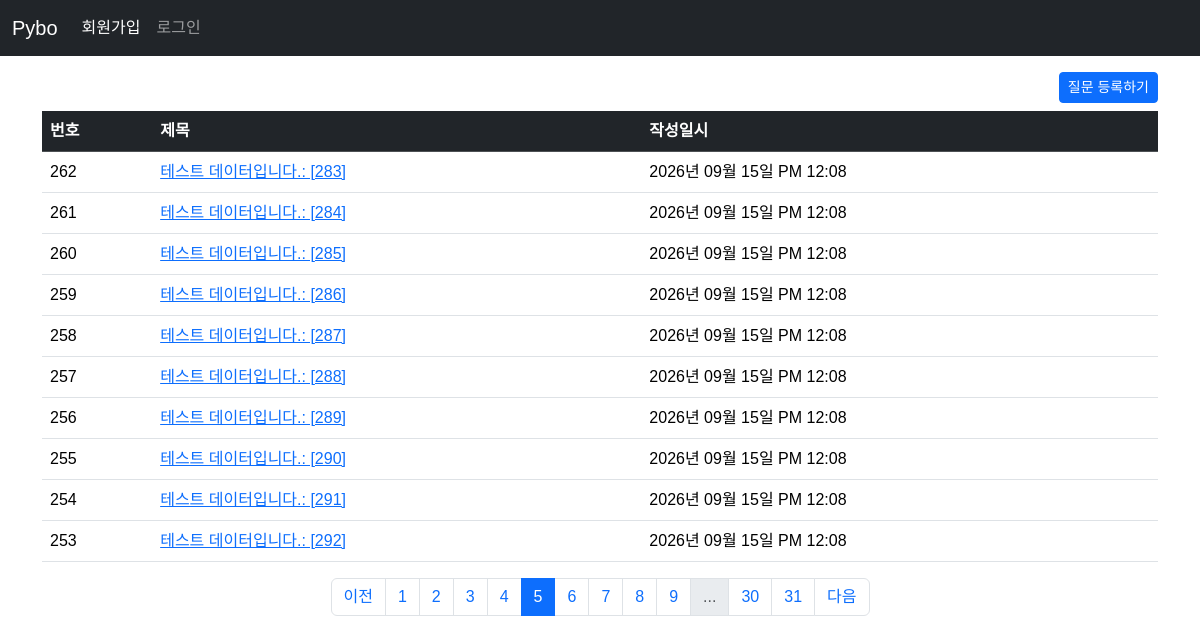
The page /question/list?page=5 on the database its author committed.
### pybo/models.py (models this page shows)
class Question(db.Model):
    id = db.Column(db.Integer, primary_key=True)
    subject = db.Column(db.String(200), nullable=False)
    content = db.Column(db.Text, nullable=False)
    create_date = db.Column(db.DateTime, nullable=False)

### pybo/views/question_views.py (the view)
@bp.route('/list')
def _list():
    page = request.args.get('page', default=1, type=int)  # url parameter ?page=1
    question_list = Question.query.order_by(Question.create_date.desc())
    question_list = question_list.paginate(page=page, per_page=10)  # 페이징 구현
    return render_template('question/question_list.html', question_list=question_list)

### pybo/filter.py (called while the page is built)
def format_datetime(value, fmt='%Y년 %m월 %d일 %p %I:%M'):
    return value.strftime(fmt)

### pybo/templates/question/question_list.html (shortened to what this page needs)
{% extends 'base.html' %}
{% block content %}
<div class="container my-3">
    <div class="text-end">
        <a href="{{ url_for('question.create') }}" class="btn btn-primary btn-sm mb-2">질문 등록하기</a>
    </div>
    <table class="table table-hover">
      <thead>
        <tr class="table-dark">
            <th>번호</th>
            <th>제목</th>
            <th>작성일시</th>
        </tr>
      </thead>
      <tbody>
        {% if question_list %}
        {% for question in question_list.items %}
        <tr>
          <td>{{ question_list.total - ((question_list.page - 1) * question_list.per_page) - loop.index0 }}</td>
          <td>
              <a href="{{ url_for('question.detail', question_id=question.id) }}">{{question.subject}}</a>
          </td>
          <td>{{ question.create_date | datetime }}</td>
        </tr>
        {% endfor %}
        {% else %}
        <tr>
            <td colspan="3">질문이 없습니다.</td>
        </tr>
        {% endif %}
      </tbody>
    </table>
    <nav aria-label="...">
      <ul class="pagination justify-content-center">
        {% if question_list.has_prev %}
        <li class="page-item"><a href="?page={{ question_list.prev_num }}" class="page-link">이전</a></li>
        {% else %}
        <li class="page-item disabled">
            <a href="javascript:void(0)" class="page-link" aria-disabled="ture">이전</a>
        </li>
        {% endif %}
        {% for page_num in question_list.iter_pages() %}
        {% if page_num %}
        {% if page_num != question_list.page %}
        <li class="page-item"><a class="page-link" href="?page={{ page_num }}">{{ page_num }}</a></li>
        {% else %}
        <li class="page-item active">
          <a class="page-link" href="javascript:void(0)" aria-current="page">{{ page_num }}</a>
        </li>
        {% endif %}
        {% else %}
        <li class="page-item disabled"><a class="page-link" href="javascript:void(0)">...</a></li>
        {% endif %}
        {% endfor %}
        {% if question_list.has_next %}
        <li class="page-item"><a class="page-link" href="?page={{ question_list.next_num }}">다음</a></li>
        {% else %}
        <li class="page-item disabled">
            <a class="page-link" href="javscript:void(0)" aria-disabled="ture">다음</a>
        </li>
        {% endif %}
      </ul>
    </nav>
</div>
{% endblock %}

### pybo/static/style.css (style rules this page uses)
body { font-family: "Noto Sans KR", sans-serif; font-weight: 400; }

### rows shown on the page
Question: total "262", subject "테스트 데이터입니다.: [283]", create_date "2026년 09월 15일 PM 12:08"
Question: total "261", subject "테스트 데이터입니다.: [284]", create_date "2026년 09월 15일 PM 12:08"
Question: total "260", subject "테스트 데이터입니다.: [285]", create_date "2026년 09월 15일 PM 12:08"
Question: total "259", subject "테스트 데이터입니다.: [286]", create_date "2026년 09월 15일 PM 12:08"
Question: total "258", subject "테스트 데이터입니다.: [287]", create_date "2026년 09월 15일 PM 12:08"
Question: total "257", subject "테스트 데이터입니다.: [288]", create_date "2026년 09월 15일 PM 12:08"
Question: total "256", subject "테스트 데이터입니다.: [289]", create_date "2026년 09월 15일 PM 12:08"
Question: total "255", subject "테스트 데이터입니다.: [290]", create_date "2026년 09월 15일 PM 12:08"
Question: total "254", subject "테스트 데이터입니다.: [291]", create_date "2026년 09월 15일 PM 12:08"
Question: total "253", subject "테스트 데이터입니다.: [292]", create_date "2026년 09월 15일 PM 12:08"

### other values the page prints
{{ page_num }} "1" "2" "3" "4" "6" "7" "8" "9" "30" "31"
{{ page_num }} "5"
